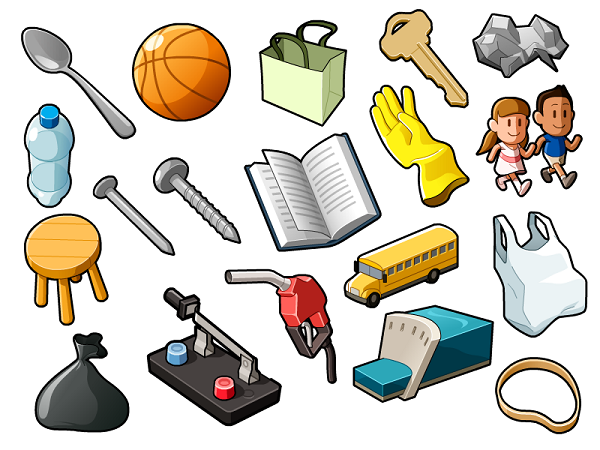
#> input picture Code/Feature Detection/i.png, 600 x 450 px
$ python 'Harris corner dtection.py'
#> lines starting #> are read from the running program, lines starting #| are printed output that depends on the picture; after the words box and inside, x2 and y2 are one past the last pixel; in counts of white or black regions, pixels touching at a corner belong together
import cv2 as cv
import numpy as np

img = cv.imread('i.png')
#> img is the input picture: shape (450, 600, 3); mean B, G, R 195.2, 207.2, 212
gray = cv.cvtColor(img,cv.COLOR_BGR2GRAY)
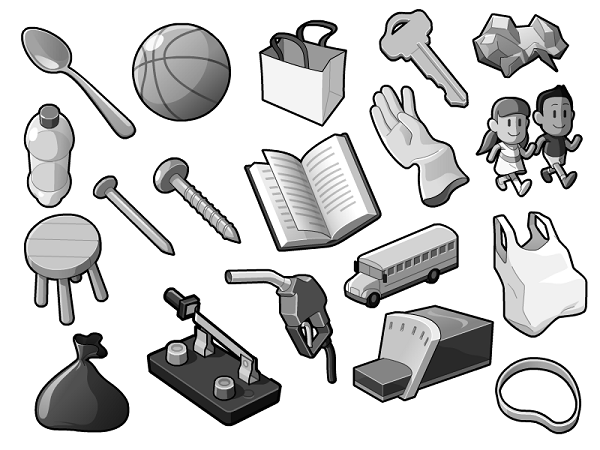
#> gray: shape (450, 600); min 0, max 255, mean 207.3

gray = np.float32(gray)
dst = cv.cornerHarris(gray,2,3,0.04)
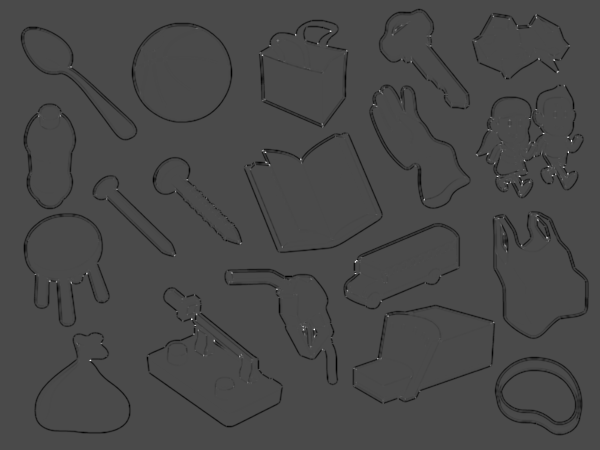
#> dst: shape (450, 600) float32; min -169130016, max 412415744, mean -4584007.5; drawn with min black and max white

dst = cv.dilate(dst,None)
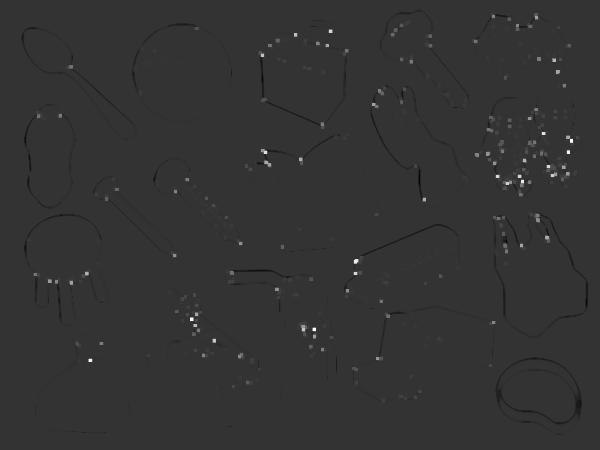
#> dst: shape (450, 600) float32; min -103283336, max 412415744, mean 739249.8; drawn with min black and max white

img[dst>0.01*dst.max()]=[0,0,255]
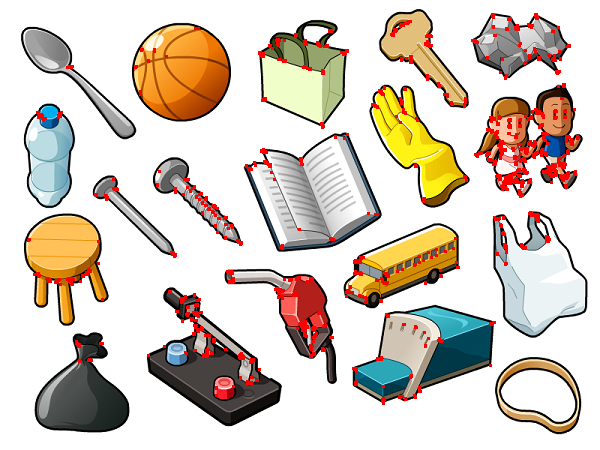
#> img: shape (450, 600, 3); 2.7% of pixels changed, all inside (x1, y1, x2, y2) = (27, 13, 580, 405)

cv.imshow('dst',gray)
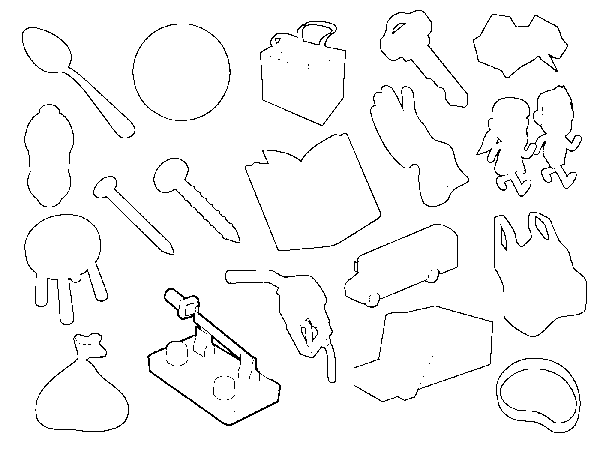
#> window 'dst': shape (450, 600); 96.9% white; black in thin lines or dots, all inside (x1, y1, x2, y2) = (22, 10, 587, 433)
cv.waitKey(0)
cv.destroyWindow()
